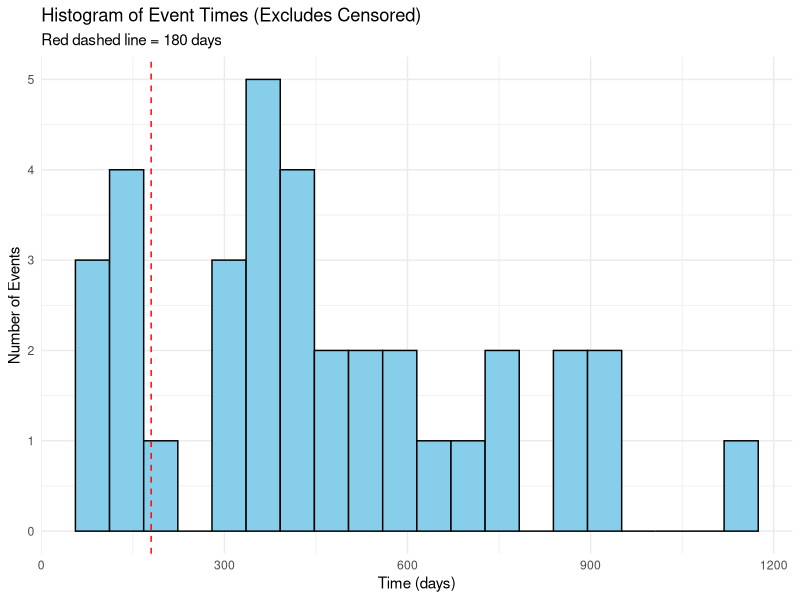
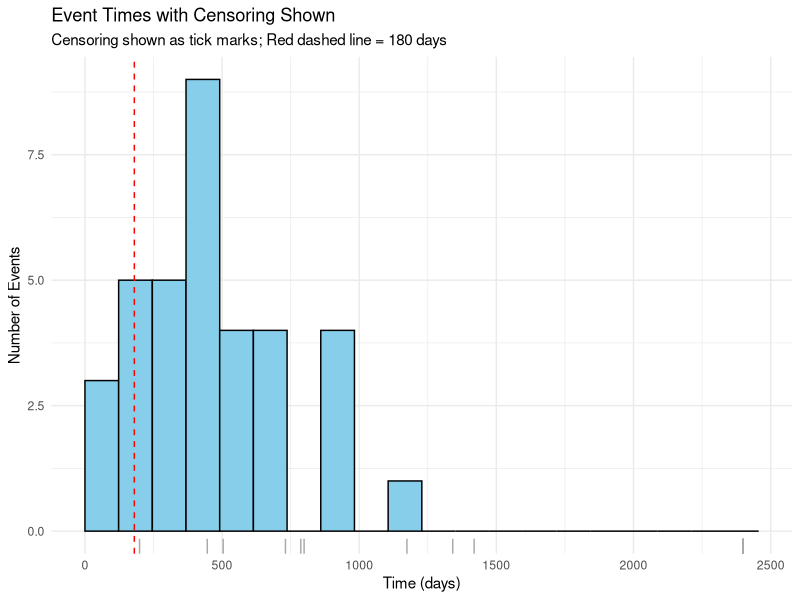

Generate these figures, in order, with R:
# AVATAR crossover from CS to AVR simulation
# 53 observed events and censoring at day 2930 (with a few earlier censoring times from Supplement), 
# Gamma (scale, shape) distribution best choice for right skwed data 
# Gamma parameters are shape and scale
# The mean is mean = shape × scale, and the variance is var = shape × scale²
# Given median = 476 and IQR = 1098 - 226, we can estimate the shape and scale parameters
# Assmume moderate skewness, we can use a shape parameter of around 2.5
# Can then solve for scale using the median (700) and the quantile function of the gamma distribution

# libraries required for the simulation and plotting
library(dplyr)
library(ggplot2)
library(survival)

# Step 1: Define gamma parameters based on median and IQR
median_time <- 476
iqr <- 1098 - 226
shape_gamma <- 2.5  # Chosen shape to reflect skew
scale_gamma <- median_time / qgamma(0.5, shape = shape_gamma)

# Step 2: Simulate event times for 53 patients
set.seed(123)
event_times <- rgamma(35, shape = shape_gamma, scale = scale_gamma)

# Step 3: Add 19 censored patients
# Specific censoring times you provided:
specific_censor_times <- c(199, 787, 731, 446, 504, 799, 1341,1419,1174)

# Remaining censored at day 2930
remaining_censored <- rep(2400, 9)  # 53-35-9=9

# All censoring times
censor_times <- c(specific_censor_times, remaining_censored)

# Step 4: Combine into single dataset
dat <- tibble(
  time = c(event_times, censor_times),
  status = c(rep(1, length(event_times)), rep(0, length(censor_times)))  # 1 = event, 0 = censored
)

# Step 5: Count how many had events before 180 days
num_events_before_180 <- dat %>% filter(status == 1, time <= 180) %>% nrow()
cat("Number of events before day 180:", num_events_before_180, "\n")

# Step 6: Histogram of event times only
dat_events_only <- dat %>% filter(status == 1)

p1 <- ggplot(dat_events_only, aes(x = time)) +
  geom_histogram(bins = 20, fill = "skyblue", color = "black", boundary = 0) +
  geom_vline(xintercept = 180, linetype = "dashed", color = "red") +
  labs(
    title = "Histogram of Event Times (Excludes Censored)",
    subtitle = "Red dashed line = 180 days",
    x = "Time (days)",
    y = "Number of Events"
  ) +
  theme_minimal()

# Step 7: Histogram with censoring shown as tick marks
p2 <- ggplot(dat_events_only, aes(x = time)) +
  geom_histogram(bins = 20, fill = "skyblue", color = "black", boundary = 0) +
  geom_vline(xintercept = 180, linetype = "dashed", color = "red") +
  geom_rug(data = dat %>% filter(status == 0), aes(x = time), sides = "b", color = "darkgray") +
  labs(
    title = "Event Times with Censoring Shown",
    subtitle = "Censoring shown as tick marks; Red dashed line = 180 days",
    x = "Time (days)",
    y = "Number of Events"
  ) +
  theme_minimal()

# Step 8: Print plots
print(p1)
print(p2)
